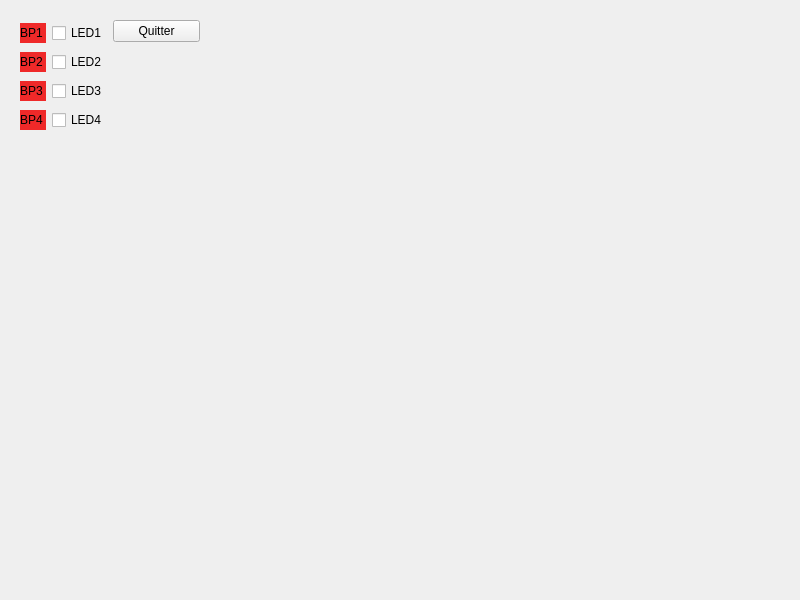
<?xml version="1.0" encoding="UTF-8"?>
<ui version="4.0">
 <class>WidgetUSB202</class>
 <widget class="QWidget" name="WidgetUSB202">
  <property name="geometry">
   <rect>
    <x>0</x>
    <y>0</y>
    <width>800</width>
    <height>600</height>
   </rect>
  </property>
  <property name="windowTitle">
   <string>WidgetUSB202</string>
  </property>
  <widget class="QWidget" name="">
   <property name="geometry">
    <rect>
     <x>20</x>
     <y>20</y>
     <width>180</width>
     <height>114</height>
    </rect>
   </property>
   <layout class="QHBoxLayout" name="horizontalLayout_5">
    <item>
     <layout class="QVBoxLayout" name="verticalLayout">
      <item>
       <layout class="QHBoxLayout" name="horizontalLayout">
        <item>
         <widget class="QLabel" name="labelBP1">
          <property name="styleSheet">
           <string notr="true">background-color: rgb(239, 41, 41);
text-align: center;</string>
          </property>
          <property name="text">
           <string>BP1</string>
          </property>
         </widget>
        </item>
        <item>
         <widget class="QCheckBox" name="checkBoxLED1">
          <property name="text">
           <string>LED1</string>
          </property>
         </widget>
        </item>
       </layout>
      </item>
      <item>
       <layout class="QHBoxLayout" name="horizontalLayout_2">
        <item>
         <widget class="QLabel" name="labelBP2">
          <property name="styleSheet">
           <string notr="true">background-color: rgb(239, 41, 41);
text-align: center;</string>
          </property>
          <property name="text">
           <string>BP2</string>
          </property>
         </widget>
        </item>
        <item>
         <widget class="QCheckBox" name="checkBoxLED2">
          <property name="text">
           <string>LED2</string>
          </property>
         </widget>
        </item>
       </layout>
      </item>
      <item>
       <layout class="QHBoxLayout" name="horizontalLayout_3">
        <item>
         <widget class="QLabel" name="labelBP3">
          <property name="styleSheet">
           <string notr="true">background-color: rgb(239, 41, 41);
text-align: center;</string>
          </property>
          <property name="text">
           <string>BP3</string>
          </property>
         </widget>
        </item>
        <item>
         <widget class="QCheckBox" name="checkBoxLED3">
          <property name="text">
           <string>LED3</string>
          </property>
         </widget>
        </item>
       </layout>
      </item>
      <item>
       <layout class="QHBoxLayout" name="horizontalLayout_4">
        <item>
         <widget class="QLabel" name="labelBP4">
          <property name="styleSheet">
           <string notr="true">background-color: rgb(239, 41, 41);
text-align: center;</string>
          </property>
          <property name="text">
           <string>BP4</string>
          </property>
         </widget>
        </item>
        <item>
         <widget class="QCheckBox" name="checkBoxLED4">
          <property name="text">
           <string>LED4</string>
          </property>
         </widget>
        </item>
       </layout>
      </item>
     </layout>
    </item>
    <item>
     <layout class="QVBoxLayout" name="verticalLayout_2">
      <item>
       <widget class="QPushButton" name="pushButtonQuitter">
        <property name="text">
         <string>Quitter</string>
        </property>
       </widget>
      </item>
      <item>
       <spacer name="verticalSpacer">
        <property name="orientation">
         <enum>Qt::Vertical</enum>
        </property>
        <property name="sizeHint" stdset="0">
         <size>
          <width>20</width>
          <height>40</height>
         </size>
        </property>
       </spacer>
      </item>
     </layout>
    </item>
   </layout>
  </widget>
 </widget>
 <resources/>
 <connections/>
</ui>
